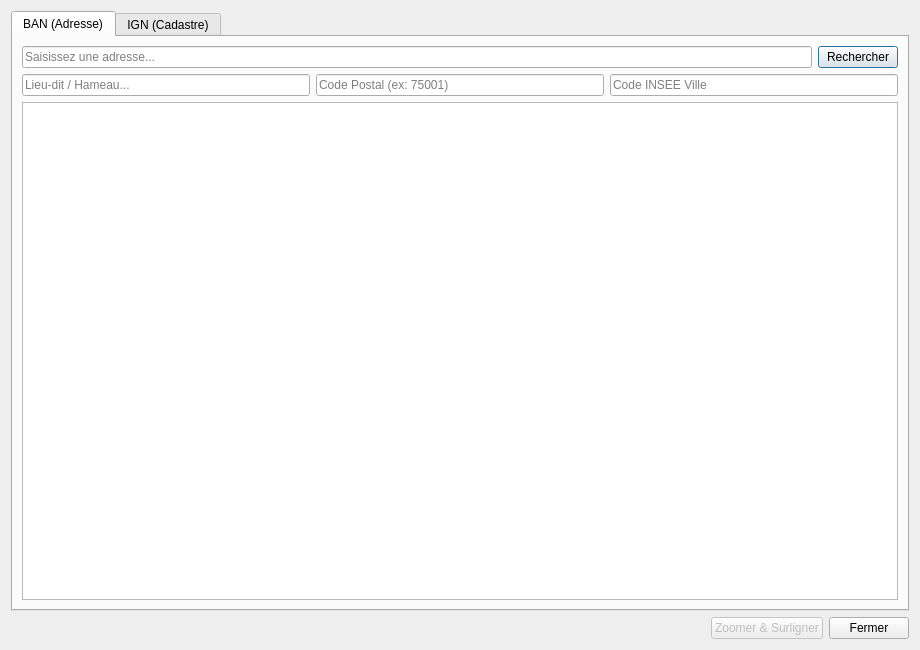
<?xml version="1.0" encoding="UTF-8"?>
<ui version="4.0">
 <class>RechercheDialogBase</class>
 <widget class="QDialog" name="RechercheDialogBase">
  <property name="geometry">
   <rect>
    <x>0</x>
    <y>0</y>
    <width>920</width>
    <height>650</height>
   </rect>
  </property>
  <property name="windowTitle">
   <string>Recherche d'adresse et cadastre</string>
  </property>
  <layout class="QVBoxLayout" name="verticalLayout">
   <item>
    <widget class="QTabWidget" name="tabWidget">
     <property name="currentIndex">
      <number>0</number>
     </property>
     <!-- ONGLET BAN -->
     <widget class="QWidget" name="tabBAN">
      <attribute name="title">
       <string>BAN (Adresse)</string>
      </attribute>
      <layout class="QVBoxLayout" name="verticalLayout_2">
       <item>
        <layout class="QHBoxLayout" name="horizontalLayout">
         <item>
          <widget class="QLineEdit" name="searchLineEdit">
           <property name="placeholderText">
            <string>Saisissez une adresse...</string>
           </property>
          </widget>
         </item>
         <item>
          <widget class="QPushButton" name="searchButton">
           <property name="text">
            <string>Rechercher</string>
           </property>
          </widget>
         </item>
        </layout>
       </item>
       <item>
        <layout class="QHBoxLayout" name="horizontalLayout_BAN_filters">
         <item>
          <widget class="QLineEdit" name="lieuDitLineEdit">
           <property name="placeholderText">
            <string>Lieu-dit / Hameau...</string>
           </property>
          </widget>
         </item>
         <item>
          <widget class="QLineEdit" name="postcodeLineEdit">
           <property name="placeholderText">
            <string>Code Postal (ex: 75001)</string>
           </property>
          </widget>
         </item>
         <item>
          <widget class="QLineEdit" name="citycodeLineEdit">
           <property name="placeholderText">
            <string>Code INSEE Ville</string>
           </property>
          </widget>
         </item>
        </layout>
       </item>
       <item>
        <widget class="QListWidget" name="resultsListWidget"/>
       </item>
      </layout>
     </widget>
     <!-- ONGLET CADASTRE -->
     <widget class="QWidget" name="tabCadastre">
      <attribute name="title">
       <string>IGN (Cadastre)</string>
      </attribute>
      <layout class="QVBoxLayout" name="verticalLayout_3">
       <item>
        <widget class="QComboBox" name="cadastreSearchModeCombo">
         <item><property name="text"><string>Recherche par Identifiant (INSEE/Section/Numéro)</string></property></item>
         <item><property name="text"><string>Recherche par Adresse</string></property></item>
         <item><property name="text"><string>Recherche par Lieu-dit / Hameau</string></property></item>
        </widget>
       </item>
       <item>
        <widget class="QWidget" name="cadastreAddressWidget">
         <layout class="QVBoxLayout" name="verticalLayout_Cadastre_Addr">
          <property name="leftMargin"><number>0</number></property>
          <property name="topMargin"><number>0</number></property>
          <property name="rightMargin"><number>0</number></property>
          <property name="bottomMargin"><number>0</number></property>
          <item>
           <widget class="QLineEdit" name="cadastreAddressLineEdit">
            <property name="placeholderText"><string>Saisissez une adresse...</string></property>
           </widget>
          </item>
          <item>
           <widget class="QListWidget" name="cadastreAddressListWidget">
            <property name="maximumHeight"><number>100</number></property>
           </widget>
          </item>
         </layout>
        </widget>
       </item>
       <item>
        <widget class="QWidget" name="cadastreIdWidget">
         <layout class="QHBoxLayout" name="horizontalLayout_3">
          <property name="leftMargin"><number>0</number></property>
          <property name="topMargin"><number>0</number></property>
          <property name="rightMargin"><number>0</number></property>
          <property name="bottomMargin"><number>0</number></property>
          <item>
           <widget class="QLabel" name="labelInsee">
           <property name="text">
            <string>Code INSEE :</string>
           </property>
          </widget>
         </item>
         <item>
          <widget class="QLineEdit" name="inseeLineEdit">
           <property name="placeholderText">
            <string>Ex: 75101</string>
           </property>
          </widget>
         </item>
          <item>
           <widget class="QLabel" name="labelPrefixe">
            <property name="text">
             <string>Préfixe :</string>
            </property>
           </widget>
          </item>
          <item>
           <widget class="QLineEdit" name="prefixeLineEdit">
            <property name="placeholderText">
             <string>Ex: 000</string>
            </property>
            <property name="toolTip">
             <string>Code préfixe (ex: 000). Pour la section (ex: ZB), utilisez la case Section.</string>
            </property>
           </widget>
          </item>
          <item>
           <widget class="QLabel" name="labelSection">
            <property name="text">
             <string>Section :</string>
            </property>
           </widget>
          </item>
          <item>
           <widget class="QLineEdit" name="sectionLineEdit">
            <property name="placeholderText">
             <string>Ex: ZB, ZA, A</string>
            </property>
            <property name="toolTip">
             <string>Section cadastrale (ex: ZB, ZA, A)</string>
            </property>
           </widget>
          </item>
         <item>
          <widget class="QLabel" name="labelNumero">
           <property name="text">
            <string>Numéro :</string>
           </property>
          </widget>
         </item>
         <item>
          <widget class="QLineEdit" name="numeroLineEdit">
           <property name="placeholderText">
            <string>Ex: 123</string>
           </property>
          </widget>
         </item>
        </layout>
        </widget>
       </item>
       <item>
        <widget class="QPushButton" name="searchCadastreButton">
         <property name="text">
          <string>Rechercher la parcelle</string>
         </property>
        </widget>
       </item>
       <item>
        <widget class="QListWidget" name="cadastreListWidget"/>
       </item>
      </layout>
     </widget>
    </widget>
   </item>
   <!-- BOUTONS BAS -->
   <item>
    <layout class="QHBoxLayout" name="horizontalLayout_2">
     <item>
      <spacer name="horizontalSpacer">
       <property name="orientation">
        <enum>Qt::Horizontal</enum>
       </property>
       <property name="sizeHint" stdset="0">
        <size>
         <width>40</width>
         <height>20</height>
        </size>
       </property>
      </spacer>
     </item>
     <item>
      <widget class="QPushButton" name="zoomButton">
       <property name="text">
        <string>Zoomer &amp;&amp; Surligner</string>
       </property>
       <property name="enabled">
        <bool>false</bool>
       </property>
      </widget>
     </item>
     <item>
      <widget class="QPushButton" name="closeButton">
       <property name="text">
        <string>Fermer</string>
       </property>
      </widget>
     </item>
    </layout>
   </item>
  </layout>
 </widget>
 <resources/>
 <connections>
  <connection>
   <sender>closeButton</sender>
   <signal>clicked()</signal>
   <receiver>RechercheDialogBase</receiver>
   <slot>reject()</slot>
   <hints>
    <hint type="sourcelabel">
     <x>348</x>
     <y>277</y>
    </hint>
    <hint type="destinationlabel">
     <x>199</x>
     <y>149</y>
    </hint>
   </hints>
  </connection>
 </connections>
</ui>
